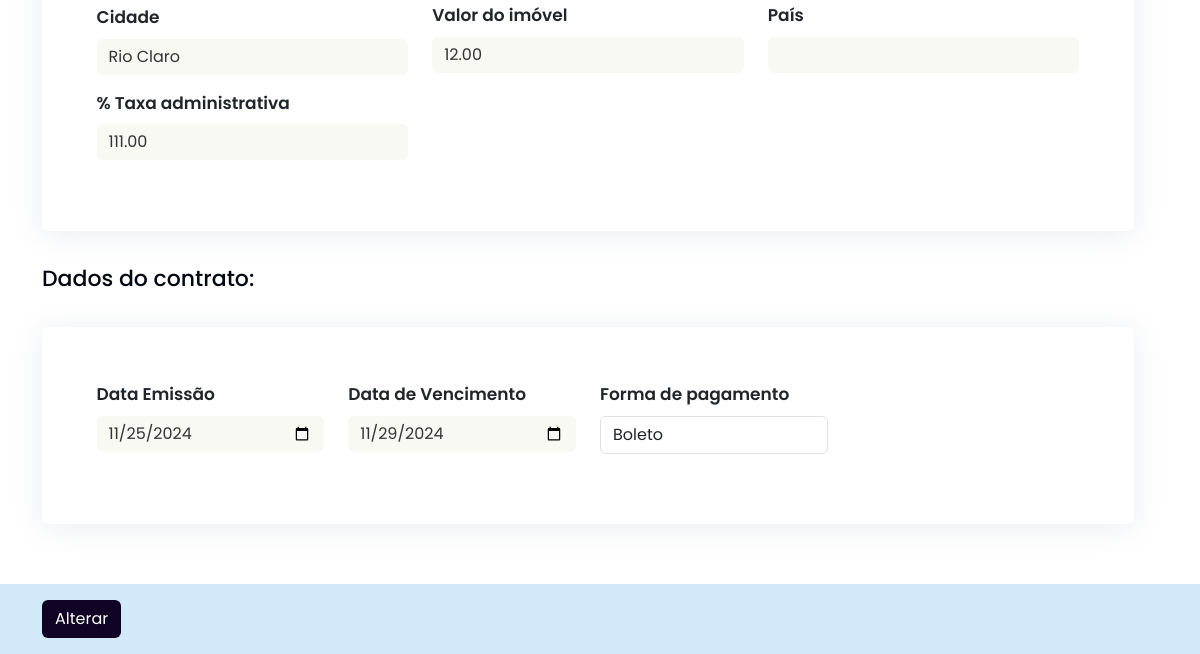
The page /KeyControl/projeto/views/modifica_contrato_venda.php?id=13 (signed in, lower part) on the database as committed earlier.
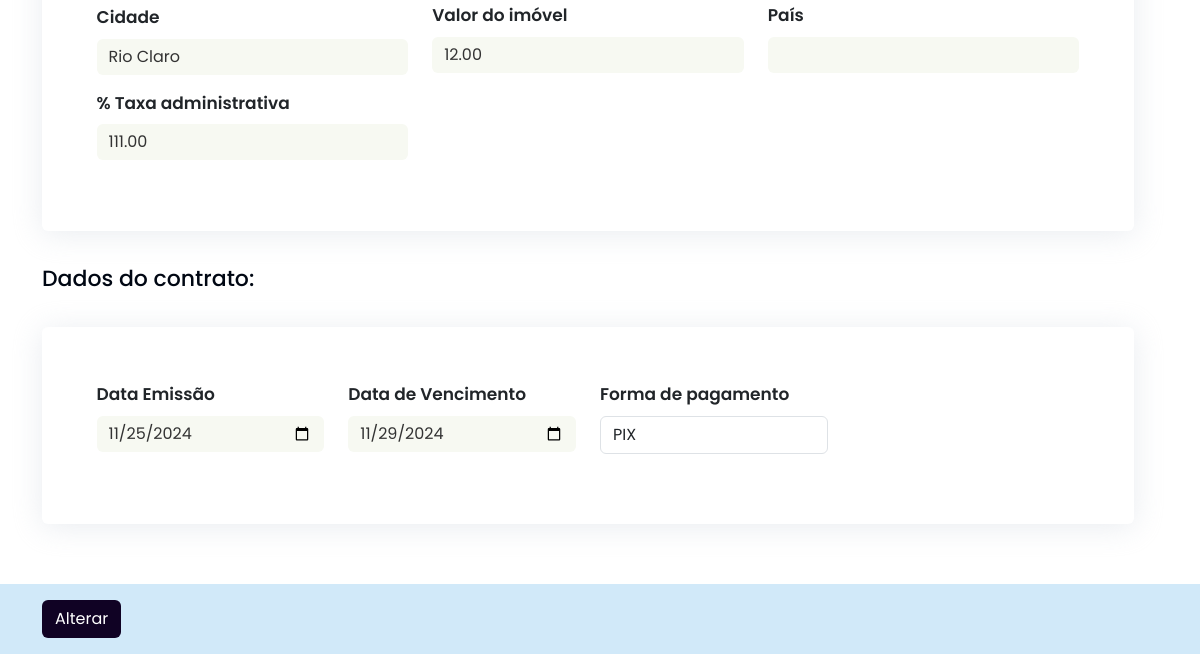
The same page on the database as committed later.
### tables this page shows
CREATE TABLE `contrato_venda` (
  `id` int(11) NOT NULL,
  `comprador_nome` varchar(255) NOT NULL,
  `comprador_data_nascimento` date NOT NULL,
  `comprador_nacionalidade` varchar(100) NOT NULL,
  `comprador_cep` varchar(10) NOT NULL,
  `comprador_bairro` varchar(100) NOT NULL,
  `comprador_estado` varchar(100) NOT NULL,
  `comprador_cpf_cnpj` varchar(14) NOT NULL,
  `comprador_telefone` varchar(15) NOT NULL,
  `comprador_estado_civil` varchar(50) NOT NULL,
  `comprador_rua` varchar(255) NOT NULL,
  `comprador_complemento` varchar(255) DEFAULT NULL,
  `comprador_pais` varchar(100) NOT NULL,
  `comprador_rg_ie` varchar(15) NOT NULL,
  `comprador_email` varchar(255) NOT NULL,
  `comprador_profissao` varchar(100) NOT NULL,
  `comprador_numero` int(11) NOT NULL,
  `comprador_cidade` varchar(100) NOT NULL,
  `imovel_proprietario_cpf_cnpj` varchar(14) NOT NULL,
  `imovel_tipo` varchar(50) NOT NULL,
  `imovel_numero` int(11) NOT NULL,
  `imovel_cidade` varchar(100) NOT NULL,
  `imovel_taxa_venda` decimal(5,2) NOT NULL,
  `imovel_cep` varchar(10) NOT NULL,
  `imovel_bairro` varchar(100) NOT NULL,
  `imovel_estado` varchar(100) NOT NULL,
  `imovel_valor` decimal(15,2) NOT NULL,
  `imovel_registro` varchar(50) NOT NULL,
  `imovel_rua` varchar(255) NOT NULL,
  `imovel_complemento` varchar(255) DEFAULT NULL,
  `imovel_pais` varchar(100) NOT NULL,
  `data_emissao` date DEFAULT NULL,
  `data_vencimento` date DEFAULT NULL,
  `forma_pagamento` varchar(20) DEFAULT NULL,
  `id_imobiliaria` varchar(20) NOT NULL,
  `id_lancamento` int(11) NOT NULL
);

### KeyControl/projeto/views/modifica_contrato_venda.php (the view, shortened to what this page needs)
<!DOCTYPE html>
<html lang="pt-br">
<head>
  <link href="https://cdn.jsdelivr.net/npm/bootstrap@5.3.3/dist/css/bootstrap.min.css" rel="stylesheet"
>
  <link rel="stylesheet" href="https://cdn.jsdelivr.net/npm/bootstrap-icons@1.10.5/font/bootstrap-icons.css">
  <link rel="stylesheet" type="text/css" href="../public/assets/css/style2.css">
</head>
<body>
  <?php
  $id = $_GET['id'];
  include '../app/controllers/db_conexao.php';
  try {
    $stmt = $pdo->prepare("
      SELECT *  FROM contrato_venda
      WHERE id = :id
    ");
    $stmt->bindParam(':id', $id, PDO::PARAM_INT);
    $stmt->execute();
    $contrato = $stmt->fetch(PDO::FETCH_ASSOC);
  } catch (PDOException $e) {
    echo "Erro ao buscar os dados: " . $e->getMessage();
    exit();
  }
  include 'navbar.php';
  ?>
  <section id="contrato_aluguel_caucao">
    <form action="../app/controllers/altera_contrato_venda.php" method="post">
      <div class="container">
        <div class="row">
          <div class="row">
            <div class="col-md-12">
              <div class="card">
                <div class="row">
                  <div class="col-sm-4">
                    <label for="imovel_cidade" class="mb-2">Cidade</label>
                    <input class="form-control mb-3" type="text" name="imovel_cidade" id="imovel_cidade"
                      value="<?= htmlspecialchars($contrato['imovel_cidade']) ?>" required>
                    <label for="imovel_taxa_venda" class="mb-2">% Taxa administrativa</label>
                    <input class="form-control mb-3" type="text" name="imovel_taxa_venda" id="imovel_taxa_venda"
                      value="<?= htmlspecialchars($contrato['imovel_taxa_venda']) ?>" required>
                  </div>
                  <div class="col-sm-4">
                    <label for="imovel_valor" class="mb-2">Valor do imóvel</label>
                    <input class="form-control mb-3" type="text" name="imovel_valor" id="imovel_valor" required
                      value="<?= htmlspecialchars($contrato['imovel_valor']) ?>">
                  </div>
                  <div class="col-sm-4">
                    <label for="imovel_pais" class="mb-2">País</label>
                    <input class="form-control mb-3" type="text" name="imovel_pais" id="imovel_pais"
                      requiredvalue="<?= htmlspecialchars($contrato['imovel_pais']) ?>">
                  </div>
                </div>
              </div>
            </div>
          </div>
          <div class="row">
            <div class="col-md-12">
              <h4>Dados do contrato:</h4>
              <div class="card">
                <div class="row">
                  <div class="col-sm-3">
                    <label for="data_emissao" class="mb-2">Data Emissão</label>
                    <input class="form-control mb-3" type="date" name="data_emissao" id="data_emissao" required
                      value="<?= htmlspecialchars(date("Y-m-d", strtotime($contrato['data_emissao'] ?? ''))) ?>">
                  </div>
                  <div class="col-sm-3">
                    <label for="data_vencimento" class="mb-2">Data de Vencimento</label>
                    <input class="form-control mb-3" type="date" name="data_vencimento" id="data_vencimento" required
                      value="<?= htmlspecialchars($contrato['data_vencimento'] ?? '') ?>">
                  </div>
                  <div class="col-sm-3">
                    <label for="forma_pagamento" class="mb-2">Forma de pagamento</label>
                    <select class="form-control mb-3" name="forma_pagamento" id="forma_pagamento" required>
                      <option value="Boleto" <?= ($contrato['forma_pagamento'] == 'Boleto') ? 'selected' : '' ?>>Boleto
                      </option>
                      <option value="PIX" <?= ($contrato['forma_pagamento'] == 'PIX') ? 'selected' : '' ?>>PIX</option>
                    </select>
                  </div>
                </div>
              </div>
            </div>
          </div>
        </div>
      </div>
      <footer class="py-3">
        <div class="container">
          <button type="submit" class="btn btn_salvar">Alterar</button>
        </div>
      </footer>
    </form>
  </section>
</body>
</html>

Rows that differ between the two databases and show on the page:
changed contrato_venda "Rio Claro": forma_pagamento "Boleto" → "PIX"
